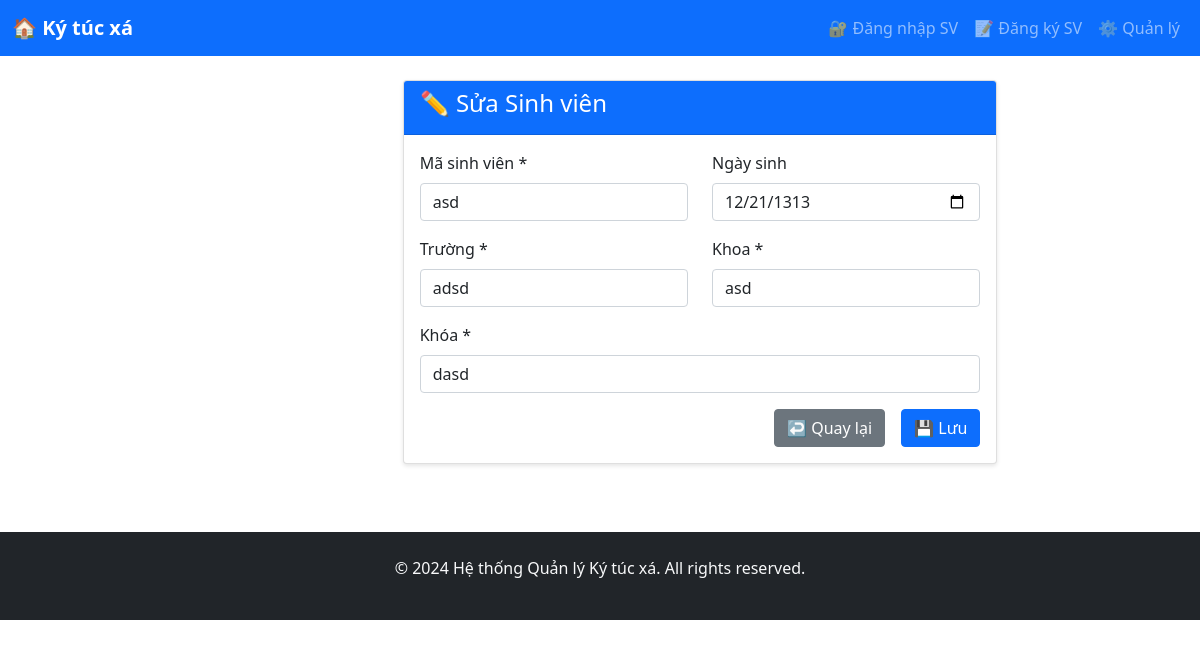
The page /students/9/edit/ on the database its author committed.
### dormitory/models.py (models this page shows, shortened)
class Student(models.Model):
    user = models.OneToOneField(CustomUser, on_delete=models.CASCADE)
    student_id = models.CharField(max_length=20, unique=True)
    university = models.CharField(max_length=200)
    faculty = models.CharField(max_length=100)
    course = models.CharField(max_length=50)
    full_name = models.CharField(max_length=100, blank=True)
    date_of_birth = models.DateField(null=True, blank=True)

### dormitory/views.py (the view)
# urls.py: path('students/<int:pk>/edit/', views.student_update, name='student_edit'),
def student_update(request, pk):
    student = get_object_or_404(Student, pk=pk)
    if request.method == 'POST':
        form = StudentForm(request.POST, instance=student)
        if form.is_valid():
            form.save()
            return redirect('student_list')
    else:
        form = StudentForm(instance=student)
    return render(request, 'dormitory/student_form.html', {'form': form})

### dormitory/forms.py
class StudentForm(forms.ModelForm):
    class Meta:
        model = Student
        fields = ['student_id', 'university', 'faculty', 'course', 'date_of_birth']
        widgets = {
            'student_id': forms.TextInput(attrs={'class': 'form-control'}),
            'university': forms.TextInput(attrs={'class': 'form-control'}),
            'faculty': forms.TextInput(attrs={'class': 'form-control'}),
            'course': forms.TextInput(attrs={'class': 'form-control'}),
            'date_of_birth': forms.DateInput(attrs={'class': 'form-control', 'type': 'date'}),
        }

### dormitory/templates/dormitory/student_form.html (shortened to what this page needs)
{% extends 'base.html' %}
{% block content %}
<div class="row justify-content-center">
    <div class="col-md-8">
        <div class="card">
            <div class="card-header bg-primary text-white">
                <h4>{% if form.instance.pk %}✏️ Sửa{% else %}➕ Thêm{% endif %} Sinh viên</h4>
            </div>
            <div class="card-body">
                <form method="post">
                    <div class="row">
                        <div class="col-md-6 mb-3">
                            <label class="form-label">Mã sinh viên *</label>
                            {{ form.student_id }}
                        </div>
                        <div class="col-md-6 mb-3">
                            <label class="form-label">Ngày sinh</label>
                            {{ form.date_of_birth }}
                        </div>
                    </div>
                    <div class="row">
                        <div class="col-md-6 mb-3">
                            <label class="form-label">Trường *</label>
                            {{ form.university }}
                        </div>
                        <div class="col-md-6 mb-3">
                            <label class="form-label">Khoa *</label>
                            {{ form.faculty }}
                        </div>
                    </div>
                    <div class="mb-3">
                        <label class="form-label">Khóa *</label>
                        {{ form.course }}
                    </div>
                    <div class="d-grid gap-2 d-md-flex justify-content-md-end">
                        <a href="{% url 'student_list' %}" class="btn btn-secondary me-md-2">↩️ Quay lại</a>
                        <button type="submit" class="btn btn-primary">💾 Lưu</button>
                    </div>
                </form>
            </div>
        </div>
    </div>
</div>
{% endblock %}

### templates/base.html (style rules this page uses)
.card { box-shadow: 0 2px 4px rgba(0, 0, 0, 0.1); margin-bottom: 20px; }

### rows shown on the page
Student: student_id "asd", date_of_birth "12/21/1313", university "adsd", faculty "asd", course "dasd"
